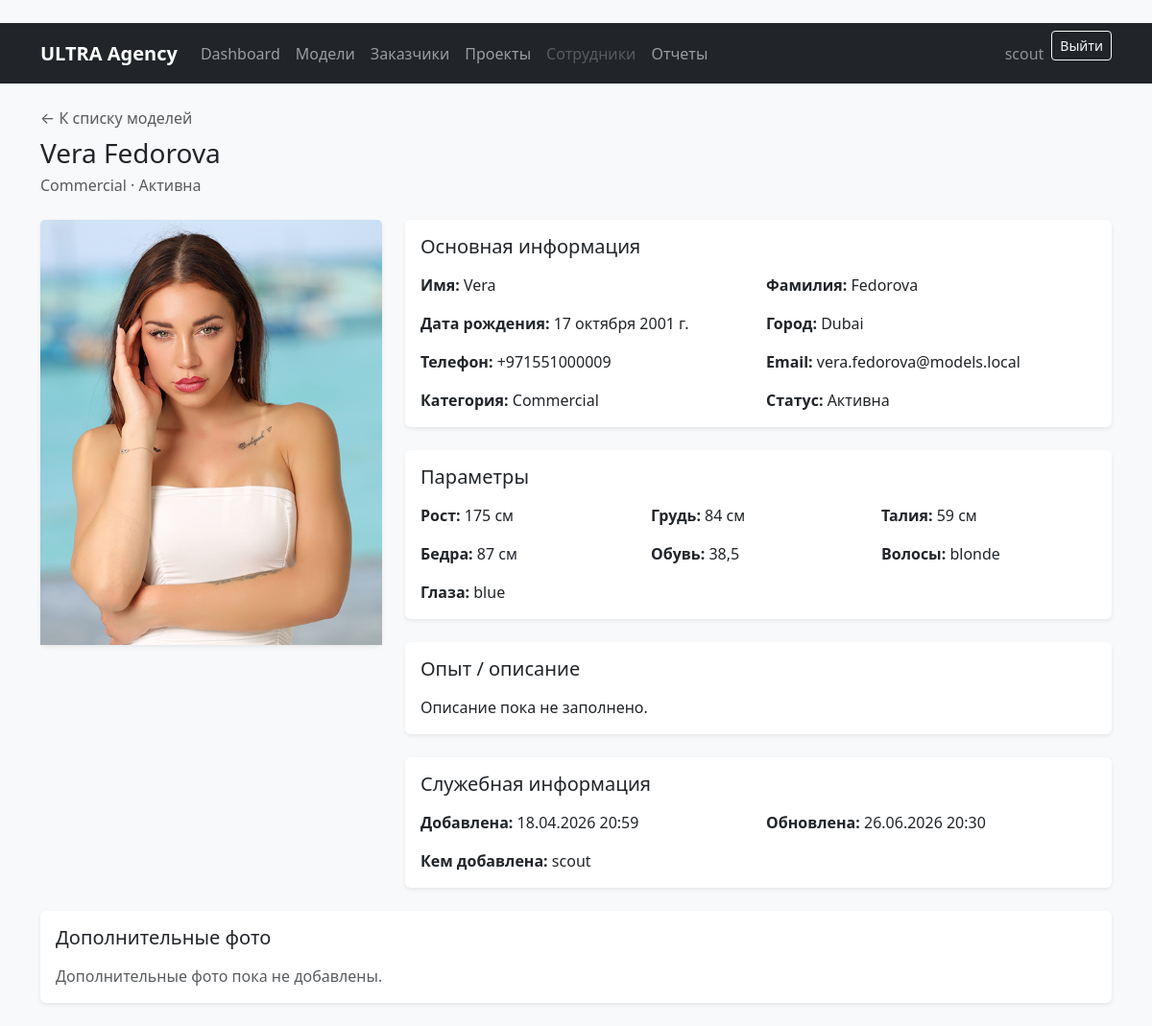
The page /models/9/ (signed in) on the database its author committed.
### models_app/models.py (models this page shows)
class ModelCard(models.Model):
    class Category(models.TextChoices):
        TOP = 'top', 'Top-model'
        NEW_FACE = 'new_face', 'New face'
        COMMERCIAL = 'commercial', 'Commercial'
    class Status(models.TextChoices):
        ACTIVE = 'active', 'Активна'
        ARCHIVED = 'archived', 'В архиве'
        ON_CONTRACT = 'on_contract', 'На контракте'
    first_name = models.CharField('Имя', max_length=100)
    last_name = models.CharField('Фамилия', max_length=100)
    birth_date = models.DateField('Дата рождения', null=True, blank=True)
    phone = models.CharField('Телефон', max_length=30)
    email = models.EmailField('Email', blank=True)
    city = models.CharField('Город', max_length=100)
    height = models.PositiveSmallIntegerField('Рост, см')
    bust = models.PositiveSmallIntegerField('Объем груди, см')
    waist = models.PositiveSmallIntegerField('Талия, см')
    hips = models.PositiveSmallIntegerField('Бедра, см')
    shoe_size = models.DecimalField(
        'Размер обуви',
        max_digits=4,
        decimal_places=1,
        null=True,
        blank=True,
    )
    hair_color = models.CharField('Цвет волос', max_length=50, blank=True)
    eye_color = models.CharField('Цвет глаз', max_length=50, blank=True)
    experience = models.TextField('Опыт работы / описание', blank=True)
    category = models.CharField(
        'Категория',
        max_length=20,
        choices=Category.choices,
        default=Category.NEW_FACE,
    )
    status = models.CharField(
        'Статус',
        max_length=20,
        choices=Status.choices,
        default=Status.ACTIVE,
    )
    created_at = models.DateTimeField('Дата добавления', auto_now_add=True)
    updated_at = models.DateTimeField('Дата обновления', auto_now=True)
    added_by = models.ForeignKey(
        settings.AUTH_USER_MODEL,
        on_delete=models.SET_NULL,
        null=True,
        blank=True,
        related_name='added_model_cards',
        verbose_name='Кем добавлена анкета',
    )
    main_photo = models.ImageField(
        'Главное фото',
        upload_to='models/main/',
        null=True,
        blank=True,
    )
    class Meta:
        verbose_name = 'Анкета модели'
        verbose_name_plural = 'Анкеты моделей'
        ordering = ['last_name', 'first_name']
    def __str__(self):
        return f'{self.first_name} {self.last_name}'

### models_app/views.py (the view)
# urls.py: path('<int:pk>/', ModelCardDetailView.as_view(), name='model_detail'),
class ModelCardDetailView(RoleRequiredMixin, DetailView):
    model = ModelCard
    template_name = 'models_app/model_detail.html'
    context_object_name = 'model_card'
    allowed_roles = MODEL_VIEW_ROLES
    def get_queryset(self):
        return ModelCard.objects.select_related('added_by').prefetch_related('photos')
    def get_context_data(self, **kwargs):
        context = super().get_context_data(**kwargs)
        context['can_edit_model'] = user_has_any_role(self.request.user, MODEL_CRUD_ROLES)
        return context

### core/mixins.py (called while the page is built)
    def test_func(self):
        return user_has_any_role(self.request.user, self.allowed_roles)

### core/permissions.py (called while the page is built)
def get_user_role(user):
    if not user.is_authenticated or not user.is_active:
        return None
    if user.is_superuser:
        return ROLE_ADMIN
    try:
        profile = user.employee_profile
    except EmployeeProfile.DoesNotExist:
        return None
    if not profile.is_active:
        return None
    return profile.role

def user_has_any_role(user, roles):
    role = get_user_role(user)
    return role in roles

### templates/models_app/model_detail.html (shortened to what this page needs)
﻿{% extends 'base.html' %}
{% block content %}
<div class="d-flex flex-column flex-md-row justify-content-between gap-3 mb-4">
    <div>
        <a class="text-muted text-decoration-none" href="{% url 'models_app:model_list' %}">← К списку моделей</a>
        <h1 class="h3 mt-2 mb-1">{{ model_card }}</h1>
        <p class="text-muted mb-0">{{ model_card.get_category_display }} · {{ model_card.get_status_display }}</p>
    </div>
</div>
<div class="row g-4">
    <div class="col-lg-4">
        <div class="card border-0 shadow-sm">
            {% if model_card.main_photo %}
                <img src="{{ model_card.main_photo.url }}" class="card-img-top object-fit-cover" style="max-height: 520px;" alt="{{ model_card }}">
            {% else %}
                <div class="bg-secondary-subtle d-flex align-items-center justify-content-center text-muted" style="height: 420px;">
                    Нет главного фото
                </div>
            {% endif %}
        </div>
    </div>
    <div class="col-lg-8">
        <div class="card border-0 shadow-sm mb-4">
            <div class="card-body">
                <h2 class="h5 mb-3">Основная информация</h2>
                <div class="row g-3">
                    <div class="col-md-6"><strong>Имя:</strong> {{ model_card.first_name }}</div>
                    <div class="col-md-6"><strong>Фамилия:</strong> {{ model_card.last_name }}</div>
                    <div class="col-md-6"><strong>Дата рождения:</strong> {{ model_card.birth_date|default:'Не указана' }}</div>
                    <div class="col-md-6"><strong>Город:</strong> {{ model_card.city }}</div>
                    <div class="col-md-6"><strong>Телефон:</strong> {{ model_card.phone }}</div>
                    <div class="col-md-6"><strong>Email:</strong> {{ model_card.email|default:'Не указан' }}</div>
                    <div class="col-md-6"><strong>Категория:</strong> {{ model_card.get_category_display }}</div>
                    <div class="col-md-6"><strong>Статус:</strong> {{ model_card.get_status_display }}</div>
                </div>
            </div>
        </div>
        <div class="card border-0 shadow-sm mb-4">
            <div class="card-body">
                <h2 class="h5 mb-3">Параметры</h2>
                <div class="row g-3">
                    <div class="col-md-4"><strong>Рост:</strong> {{ model_card.height }} см</div>
                    <div class="col-md-4"><strong>Грудь:</strong> {{ model_card.bust }} см</div>
                    <div class="col-md-4"><strong>Талия:</strong> {{ model_card.waist }} см</div>
                    <div class="col-md-4"><strong>Бедра:</strong> {{ model_card.hips }} см</div>
                    <div class="col-md-4"><strong>Обувь:</strong> {{ model_card.shoe_size|default:'Не указано' }}</div>
                    <div class="col-md-4"><strong>Волосы:</strong> {{ model_card.hair_color|default:'Не указано' }}</div>
                    <div class="col-md-4"><strong>Глаза:</strong> {{ model_card.eye_color|default:'Не указано' }}</div>
                </div>
            </div>
        </div>
        <div class="card border-0 shadow-sm mb-4">
            <div class="card-body">
                <h2 class="h5 mb-3">Опыт / описание</h2>
                <p class="mb-0">{{ model_card.experience|linebreaksbr|default:'Описание пока не заполнено.' }}</p>
            </div>
        </div>
        <div class="card border-0 shadow-sm">
            <div class="card-body">
                <h2 class="h5 mb-3">Служебная информация</h2>
                <div class="row g-3">
                    <div class="col-md-6"><strong>Добавлена:</strong> {{ model_card.created_at|date:'d.m.Y H:i' }}</div>
                    <div class="col-md-6"><strong>Обновлена:</strong> {{ model_card.updated_at|date:'d.m.Y H:i' }}</div>
                    <div class="col-md-6"><strong>Кем добавлена:</strong> {{ model_card.added_by|default:'Не указано' }}</div>
                </div>
            </div>
        </div>
    </div>
</div>
<div class="card border-0 shadow-sm mt-4">
    <div class="card-body">
        <h2 class="h5 mb-3">Дополнительные фото</h2>
        {% if model_card.photos.all %}
            <div class="row g-3">
                {% for photo in model_card.photos.all %}
                    <div class="col-sm-6 col-lg-3">
                        <img src="{{ photo.image.url }}" class="img-fluid rounded object-fit-cover w-100" style="height: 220px;" alt="{{ photo.caption|default:model_card }}">
                        {% if photo.caption %}
                            <p class="small text-muted mt-2 mb-0">{{ photo.caption }}</p>
                        {% endif %}
                    </div>
                {% endfor %}
            </div>
        {% else %}
            <p class="text-muted mb-0">Дополнительные фото пока не добавлены.</p>
        {% endif %}
    </div>
</div>
{% endblock %}

### templates/base.html (shortened to what this page needs)
﻿{% load static %}
<!doctype html>
<html lang="ru">
<head>
    <link href="https://cdn.jsdelivr.net/npm/bootstrap@5.3.3/dist/css/bootstrap.min.css" rel="stylesheet">
</head>
<body class="bg-light">
<nav class="navbar navbar-expand-lg navbar-dark bg-dark">
    <div class="container">
        <a class="navbar-brand fw-semibold" href="{% url 'dashboard' %}">ULTRA Agency</a>
        <div class="collapse navbar-collapse" id="mainNavbar">
            <ul class="navbar-nav me-auto mb-2 mb-lg-0">
                <li class="nav-item">
                    <a class="nav-link" href="{% url 'dashboard' %}">Dashboard</a>
                </li>
                <li class="nav-item">
                    <a class="nav-link" href="{% url 'models_app:model_list' %}">Модели</a>
                </li>
                <li class="nav-item">
                    <a class="nav-link" href="{% url 'clients:client_list' %}">Заказчики</a>
                </li>
                <li class="nav-item">
                    <a class="nav-link" href="{% url 'projects:project_list' %}">Проекты</a>
                </li>
                <li class="nav-item">
                    {% if user.is_superuser or user.employee_profile.role == 'director' or user.employee_profile.role == 'admin' %}
                        <a class="nav-link" href="{% url 'employees:employee_list' %}">Сотрудники</a>
                    {% else %}
                        <a class="nav-link disabled" href="#">Сотрудники</a>
                    {% endif %}
                </li>
                <li class="nav-item">
                    <a class="nav-link" href="{% url 'reports:reports' %}">Отчеты</a>
                </li>
            </ul>
            <div class="d-flex align-items-center gap-2">
                {% if user.is_authenticated %}
                    <span class="navbar-text text-white-50">{{ user.get_username }}</span>
                    <form method="post" action="{% url 'logout' %}">
                        <button class="btn btn-outline-light btn-sm" type="submit">Выйти</button>
                    </form>
                {% else %}
                    <a class="btn btn-outline-light btn-sm" href="{% url 'login' %}">Войти</a>
                {% endif %}
            </div>
        </div>
    </div>
</nav>
<main class="container py-4">
    {% block content %}{% endblock %}
</main>
</body>
</html>

### rows shown on the page
ModelCard: first_name+last_name "Vera Fedorova", category "Commercial", status "Активна", main_photo (picture), first_name "Vera", last_name "Fedorova", birth_date "17 октября 2001 г.", city "Dubai", phone "+971551000009", email "vera.fedorova@models.local", height "175", bust "84", waist "59", hips "87", shoe_size "38,5", hair_color "blonde", eye_color "blue", experience "Описание пока не заполнено.", created_at "18.04.2026 20:59", updated_at "26.06.2026 20:30", added_by "scout"

### other values the page prints
{{ user.get_username }} "scout"
